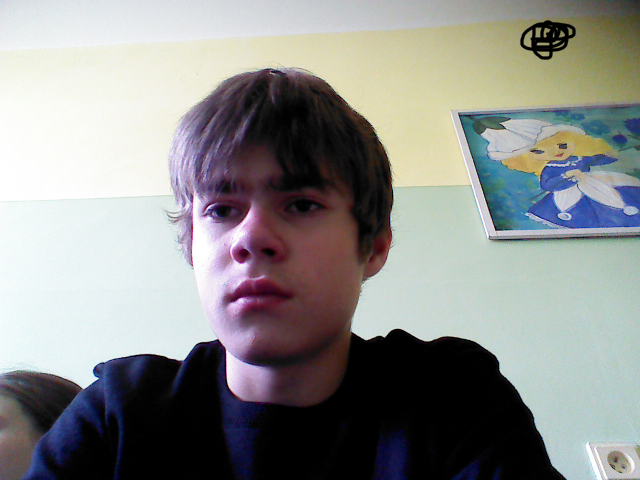
//> input picture C++/SEASON2015-A/eclipseworkspace/oko01/cs.jpg, 1280 x 960 px, given in place of the camera (shown at 1/2 size)
$ ./main   (built with g++ and OpenCV 4)
//> lines starting //> are read from the running program, lines starting //| are printed output that depends on the picture; after the words box and inside, x2 and y2 are one past the last pixel; in counts of white or black regions, pixels touching at a corner belong together
#include <iostream>
#include "opencv2/highgui/highgui.hpp"
#include "opencv2/imgproc/imgproc.hpp"

using namespace cv;
using namespace std;

 int main( int argc, char** argv )
 {
    VideoCapture cap(0); //capture the video from web cam

    if ( !cap.isOpened() )  // if not success, exit program
    {
         cout << "Cannot open the web cam" << endl;
         return -1;
    }

    namedWindow("Control", CV_WINDOW_AUTOSIZE); //create a window called "Control"

 Size resized_size(320, 240);

 int iLowH = 0;
 int iHighH = 179;

 int iLowS = 0;
 int iHighS = 255;

 int iLowV = 0;
 int iHighV = 255;

 //Create trackbars in "Control" window
 cvCreateTrackbar("LowH", "Control", &iLowH, 179); //Hue (0 - 179)
//> slider 'LowH' is set to 35
 cvCreateTrackbar("HighH", "Control", &iHighH, 179);

 cvCreateTrackbar("LowS", "Control", &iLowS, 255); //Saturation (0 - 255)
//> slider 'LowS' is set to 51
 cvCreateTrackbar("HighS", "Control", &iHighS, 255);

 cvCreateTrackbar("LowV", "Control", &iLowV, 255); //Value (0 - 255)
//> slider 'LowV' is set to 51
 cvCreateTrackbar("HighV", "Control", &iHighV, 255);

    while (true)
    {
        Mat imgOriginal;

        bool bSuccess = cap.read(imgOriginal); // read a new frame from video
//> imgOriginal is the input picture: 960 rows x 1280 cols, CV_8UC3; mean B, G, R 139.7, 141.6, 140.8

         if (!bSuccess) //if not success, break loop
        {
             cout << "Cannot read a frame from video stream" << endl;
             break;
        }

  Mat imgHSV;

  cvtColor(imgOriginal, imgHSV, COLOR_BGR2HSV); //Convert the captured frame from BGR to HSV
//> imgHSV: 960 rows x 1280 cols, CV_8UC3; mean H, S, V 65.7, 44.9, 150.7

  Mat imgThresholded;

  inRange(imgHSV, Scalar(iLowH, iLowS, iLowV), Scalar(iHighH, iHighS, iHighV), imgThresholded); //Threshold the image
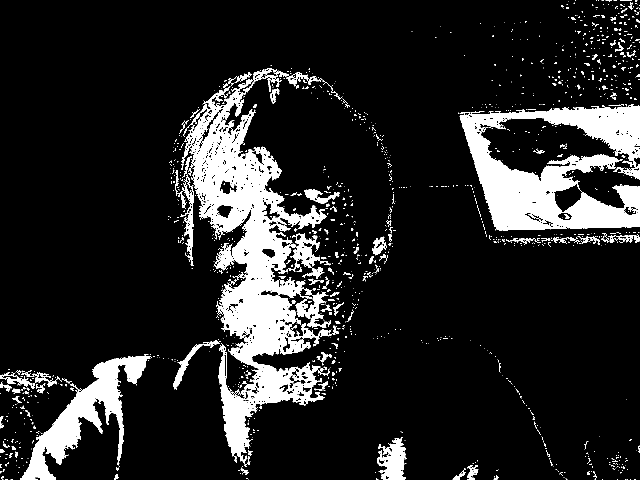
//> imgThresholded: 960 rows x 1280 cols, CV_8UC1 (shown at 1/2 size); 14.1% white; 1564 white regions (1366 under 20 px), largest, box (x1, y1, x2, y2) and area: (363, 137, 664, 934) 80621, (920, 208, 1280, 462) 48334, (40, 711, 304, 960) 18212

  //morphological opening (remove small objects from the foreground)
  erode(imgThresholded, imgThresholded, getStructuringElement(MORPH_ELLIPSE, Size(5, 5)) );
  dilate( imgThresholded, imgThresholded, getStructuringElement(MORPH_ELLIPSE, Size(5, 5)) );

  //morphological closing (fill small holes in the foreground)
  dilate( imgThresholded, imgThresholded, getStructuringElement(MORPH_ELLIPSE, Size(5, 5)) );
  erode(imgThresholded, imgThresholded, getStructuringElement(MORPH_ELLIPSE, Size(5, 5)) );
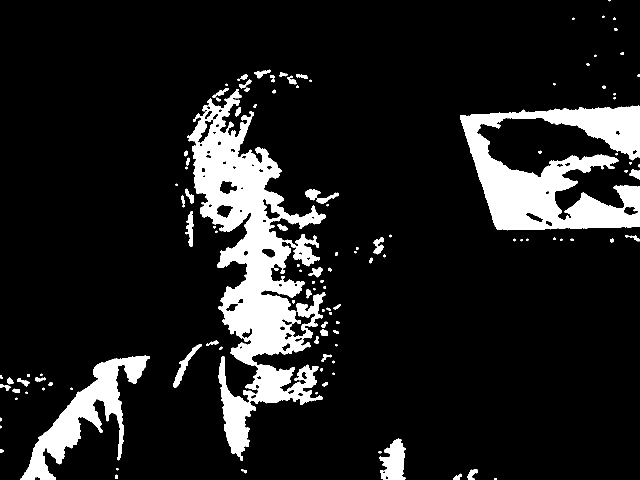
//> imgThresholded: 960 rows x 1280 cols, CV_8UC1 (shown at 1/2 size); 12.2% white; 121 white regions (29 under 20 px), largest, box (x1, y1, x2, y2) and area: (374, 178, 651, 922) 73640, (920, 211, 1280, 461) 46610, (40, 711, 300, 960) 17718

  Mat imgThresholded_resized;
  cv::resize(imgThresholded, imgThresholded_resized, resized_size);
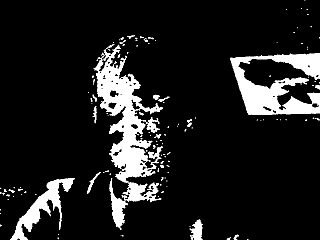
//> imgThresholded_resized: 240 rows x 320 cols, CV_8UC1; min 0, max 255, mean 31.2
  Mat imgOriginal_resized;
  cv::resize(imgOriginal, imgOriginal_resized, resized_size);
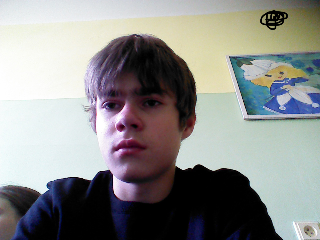
//> imgOriginal_resized: 240 rows x 320 cols, CV_8UC3; mean B, G, R 139.6, 141.6, 140.8

  imshow("Thresholded Image", imgThresholded_resized); //show the thresholded image
  imshow("Original", imgOriginal_resized); //show the original image

        if (waitKey(30) >= 0) //wait for 'esc' key press for 30ms. If 'esc' key is pressed, break loop
//> the Esc key is pressed
       {
            cout << "key is pressed by user" << endl;
            break;
       }
    }

   return 0;

}
